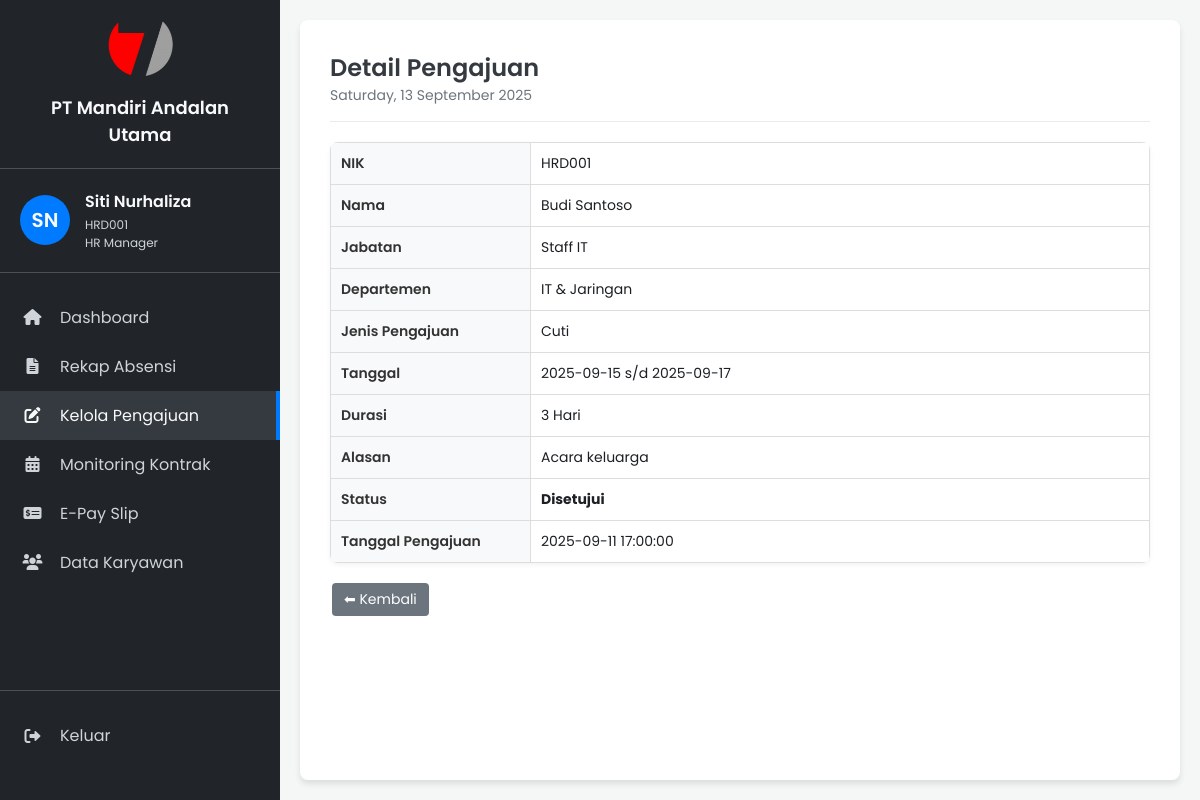
The page /pengajuan/detail_pengajuan.php?id=1 on the database its author committed.
### tables this page shows
CREATE TABLE `pengajuan` (
  `id_pengajuan` int(11) NOT NULL,
  `nik_karyawan` varchar(20) NOT NULL,
  `jenis_pengajuan` enum('Cuti','Izin','Lembur') NOT NULL,
  `tanggal_mulai` date NOT NULL,
  `tanggal_selesai` date NOT NULL,
  `durasi` int(11) NOT NULL,
  `alasan` text,
  `lampiran` varchar(255) DEFAULT NULL,
  `status` enum('Menunggu','Disetujui','Ditolak') DEFAULT 'Menunggu',
  `tanggal_pengajuan` timestamp NOT NULL DEFAULT CURRENT_TIMESTAMP
);

CREATE TABLE `karyawan` (
  `nik_ktp` varchar(16) NOT NULL COMMENT 'NIK dari KTP, sebagai primary key',
  `nama_lengkap` varchar(100) NOT NULL,
  `jenis_kelamin` enum('Laki-laki','Perempuan') NOT NULL,
  `tempat_lahir` varchar(50) DEFAULT NULL,
  `tanggal_lahir` date NOT NULL,
  `alamat` text,
  `no_hp_wa` varchar(20) NOT NULL,
  `status_pernikahan` enum('Lajang','Menikah','Cerai') NOT NULL,
  `agama` varchar(20) NOT NULL,
  `foto_path` varchar(255) DEFAULT NULL COMMENT 'Path atau URL ke file foto',
  `serumah_nama` varchar(100) DEFAULT NULL,
  `serumah_no_hp` varchar(20) DEFAULT NULL,
  `serumah_alamat` text,
  `serumah_hubungan` varchar(50) DEFAULT NULL,
  `tidaksesumah_nama` varchar(100) DEFAULT NULL,
  `tidaksesumah_no_hp` varchar(20) DEFAULT NULL,
  `tidaksesumah_alamat` text,
  `tidaksesumah_hubungan` varchar(50) DEFAULT NULL,
  `nik_karyawan` varchar(20) NOT NULL COMMENT 'Nomor Induk Karyawan perusahaan',
  `tanggal_masuk` date NOT NULL,
  `departemen` varchar(50) NOT NULL,
  `jabatan` varchar(50) NOT NULL,
  `status_kerja` enum('Kontrak','Tetap','Magang','Outsourcing') NOT NULL,
  `lokasi_kerja` varchar(100) NOT NULL,
  `npwp` varchar(30) DEFAULT NULL,
  `bpjs_kesehatan` varchar(30) DEFAULT NULL,
  `bpjs_ketenagakerjaan` varchar(30) DEFAULT NULL,
  `rekening` varchar(50) DEFAULT NULL,
  `nama_bank` varchar(50) DEFAULT NULL,
  `email` varchar(100) NOT NULL,
  `password_hash` varchar(255) NOT NULL COMMENT 'Password yang di-hash',
  `role` enum('Karyawan','HRD','Manager') NOT NULL,
  `created_at` timestamp NOT NULL DEFAULT CURRENT_TIMESTAMP,
  `tanggal_akhir_kontrak` date DEFAULT NULL
);

### pengajuan/detail_pengajuan.php (the view, shortened to what this page needs)
<?php
$servername = "localhost";
$username = "root";
$password = "";
$dbname = "hrd_system";
$conn = new mysqli($servername, $username, $password, $dbname);
$id = intval($_GET['id']);
$sql = "SELECT p.id_pengajuan, p.jenis_pengajuan, p.tanggal_mulai, p.tanggal_selesai,
               p.durasi, p.alasan, p.status, p.tanggal_pengajuan,
               k.nik_karyawan, k.nama_lengkap, k.jabatan, k.departemen
        FROM pengajuan p
        INNER JOIN karyawan k ON p.nik_karyawan = k.nik_karyawan
        WHERE p.id_pengajuan = $id";
$result = $conn->query($sql);
$row = $result->fetch_assoc();
?>
<!DOCTYPE html>
<html lang="id">
<head>
    <link rel="stylesheet" href="../style.css">
    <link rel="stylesheet" href="https://cdnjs.cloudflare.com/ajax/libs/font-awesome/6.0.0-beta3/css/all.min.css">
</head>
<body>
    <div class="container">
        <aside class="sidebar">
            <div class="company-brand">
                <img src="../image/manu.png" alt="Logo PT Mandiri Andalan Utama" class="company-logo">
                <p class="company-name">PT Mandiri Andalan Utama</p>
            </div>
            <div class="user-info">
                <div class="user-avatar">SN</div>
                <div class="user-details">
                    <p class="user-name">Siti Nurhaliza</p>
                    <p class="user-id">HRD001</p>
                    <p class="user-role">HR Manager</p>
                </div>
            </div>
            <nav class="sidebar-nav">
                <ul>
                    <li><a href="../index.php"><i class="fas fa-home"></i> Dashboard</a></li>
                    <li><a href="#"><i class="fas fa-file-alt"></i> Rekap Absensi</a></li>
                    <li class="active"><a href="kelola_pengajuan.php"><i class="fas fa-edit"></i> Kelola Pengajuan</a></li>
                    <li><a href="#"><i class="fas fa-calendar-alt"></i> Monitoring Kontrak</a></li>
                    <li><a href="../payslip/e_payslip_hrd.php"><i class="fas fa-money-check-alt"></i> E-Pay Slip</a></li>
                    <li><a href="../data_karyawan/data_karyawan.php"><i class="fas fa-users"></i> Data Karyawan</a></li>
                </ul>
            </nav>
            <div class="logout-link">
                <a href="#"><i class="fas fa-sign-out-alt"></i> Keluar</a>
            </div>
        </aside>
        <main class="main-content">
            <header class="main-header">
                <h1>Detail Pengajuan</h1>
                <p class="current-date"><?php echo date("l, d F Y"); ?></p>
            </header>
            <section class="content">
                <table>
                    <tr><th>NIK</th><td><?= $row['nik_karyawan']; ?></td></tr>
                    <tr><th>Nama</th><td><?= $row['nama_lengkap']; ?></td></tr>
                    <tr><th>Jabatan</th><td><?= $row['jabatan']; ?></td></tr>
                    <tr><th>Departemen</th><td><?= $row['departemen']; ?></td></tr>
                    <tr><th>Jenis Pengajuan</th><td><?= $row['jenis_pengajuan']; ?></td></tr>
                    <tr><th>Tanggal</th><td><?= $row['tanggal_mulai']; ?> s/d <?= $row['tanggal_selesai']; ?></td></tr>
                    <tr><th>Durasi</th><td><?= $row['durasi']; ?> Hari</td></tr>
                    <tr><th>Alasan</th><td><?= $row['alasan']; ?></td></tr>
                    <tr><th>Status</th><td><strong><?= $row['status']; ?></strong></td></tr>
                    <tr><th>Tanggal Pengajuan</th><td><?= $row['tanggal_pengajuan']; ?></td></tr>
                </table>
                <div style="margin-top:15px;">
                    <a href="kelola_pengajuan.php" class="btn btn-back">⬅ Kembali</a>
                </div>
            </section>
        </main>
    </div>
</body>
</html>

### style.css (style rules this page uses)
:root { --primary-color: #007bff; --dark-bg: #212529; --darker-bg: #1c2024; --text-color: #f8f9fa; --light-text-color: #ced4da; --active-bg: #343a40; --border-color: #495057; }
* { margin: 0; padding: 0; box-sizing: border-box; }
body { font-family: 'Poppins', sans-serif; background-color: #f4f7f6; color: var(--darker-bg); }
.container { display: flex; height: 100vh; }
.sidebar { width: 280px; background-color: var(--dark-bg); color: var(--text-color); display: flex; flex-direction: column; padding: 20px 0; }
.company-brand { padding: 0 20px 20px; text-align: center; border-bottom: 1px solid var(--border-color); margin-bottom: 20px; }
.company-logo { max-width: 70px; height: auto; margin-bottom: 10px; }
.company-name { font-size: 18px; font-weight: 600; color: var(--text-color); margin: 0; }
.user-info { display: flex; align-items: center; padding: 0 20px 20px; border-bottom: 1px solid var(--border-color); margin-bottom: 20px; }
.user-avatar { width: 50px; height: 50px; background-color: var(--primary-color); border-radius: 50%; display: flex; justify-content: center; align-items: center; font-size: 20px; font-weight: 600; margin-right: 15px; }
.user-details .user-name { font-size: 16px; font-weight: 600; margin-bottom: 2px; }
.user-details .user-id, .user-details .user-role { font-size: 12px; color: var(--light-text-color); margin: 0; }
.sidebar-nav ul { list-style: none; }
.sidebar-nav li a { display: flex; align-items: center; padding: 12px 20px; color: var(--light-text-color); text-decoration: none; transition: background-color 0.2s, color 0.2s; }
.sidebar-nav li a:hover, .sidebar-nav li.active a { background-color: var(--active-bg); color: var(--text-color); }
.sidebar-nav li.active a { border-right: 4px solid var(--primary-color); }
.sidebar-nav li a i { width: 25px; text-align: center; margin-right: 15px; }
.logout-link { margin-top: auto; padding: 20px 0; border-top: 1px solid var(--border-color); }
.logout-link a { display: flex; align-items: center; padding: 12px 20px; color: var(--light-text-color); text-decoration: none; transition: background-color 0.2s, color 0.2s; }
.logout-link a i { width: 25px; text-align: center; margin-right: 15px; }
.main-content { flex-grow: 1; padding: 30px; background-color: #fff; border-radius: 8px; box-shadow: 0 4px 6px rgba(0, 0, 0, 0.1); margin: 20px; overflow: auto; }
.main-header { margin-bottom: 20px; padding-bottom: 15px; border-bottom: 1px solid #e9ecef; }
.main-header h1 { font-size: 24px; font-weight: 600; color: #343a40; }
.main-header .current-date { font-size: 14px; color: #6c757d; }
table { width: 100%; border-collapse: collapse; background-color: #fff; border-radius: 8px; overflow: hidden; box-shadow: 0 2px 5px rgba(0, 0, 0, 0.05); }
th, td { padding: 12px 15px; text-align: left; border-bottom: 1px solid #ddd; font-size: 14px; }
th { font-weight: 600; color: #333; }

### pengajuan/detail_pengajuan.php (style rules this page uses)
table { width: 100%; border-collapse: collapse; margin-top: 15px; }
th, td { padding: 10px; border: 1px solid #ddd; text-align: left; }
th { width: 200px; background: #f8f9fa; }
.btn { padding: 6px 12px; border-radius: 4px; text-decoration: none; font-size: 14px; margin: 5px 2px; display: inline-block; }
.btn-back { background: #6c757d; color: #fff; }

### rows shown on the page
pengajuan: karyawan.nik_karyawan "HRD001", karyawan.nama_lengkap "Budi Santoso", karyawan.jabatan "Staff IT", karyawan.departemen "IT & Jaringan", jenis_pengajuan "Cuti", tanggal_mulai "2025-09-15", tanggal_selesai "2025-09-17", durasi "3", alasan "Acara keluarga", status "Disetujui", tanggal_pengajuan "2025-09-11 17:00:00"
